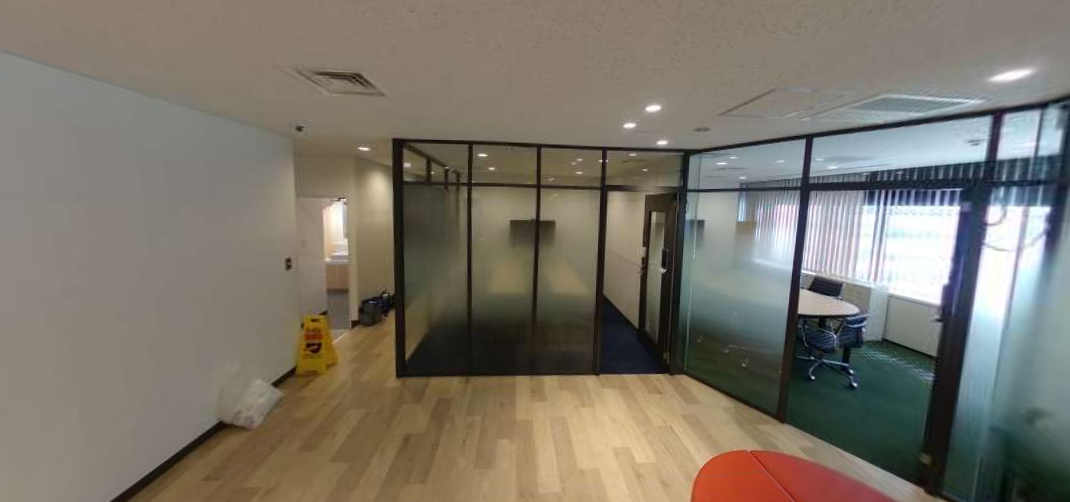
#> input picture img/set2_a.png, 1070 x 502 px
$ python canny.py
#> lines starting #> are read from the running program, lines starting #| are printed output that depends on the picture; after the words box and inside, x2 and y2 are one past the last pixel; in counts of white or black regions, pixels touching at a corner belong together
import cv2

# 画像をグレースケールで読み込む
gray_1 = cv2.imread("../img/set2_a.png", cv2.IMREAD_GRAYSCALE)
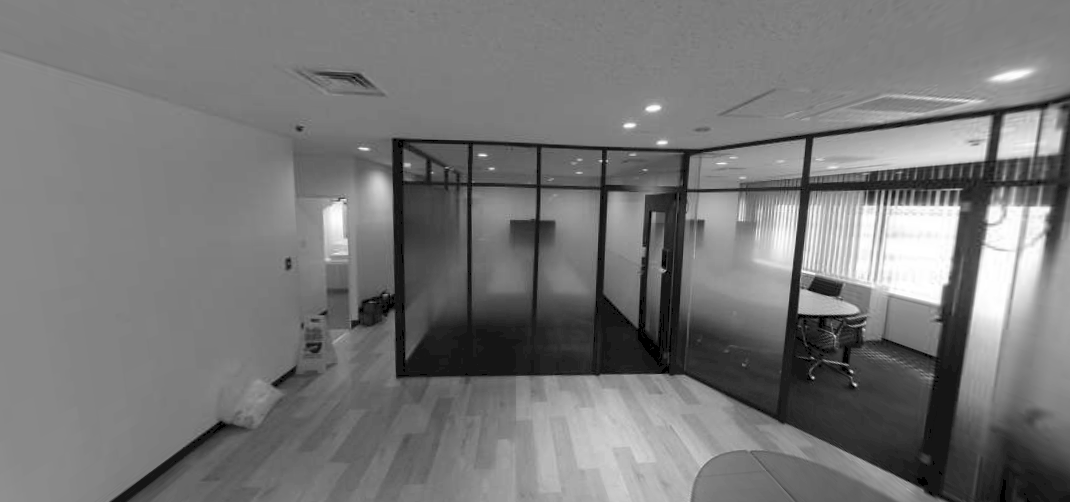
#> gray_1: shape (502, 1070); min 0, max 255, mean 118.4
# Cannyエッジ検出
edges = cv2.Canny(gray_1, threshold1=1, threshold2=80)
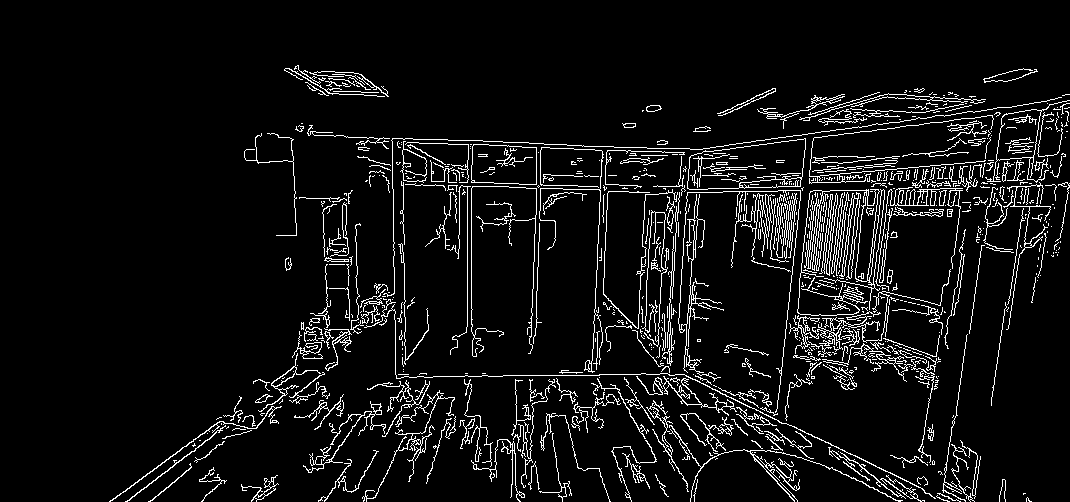
#> edges: shape (502, 1070); 6.8% white in thin lines or dots, all inside (x1, y1, x2, y2) = (109, 65, 1070, 502)
cv2.imwrite("blur_1.png", edges)


# [25 lines of commented-out code are left out]

$ run again, with img/color_1.png copied over img/set2_a.png
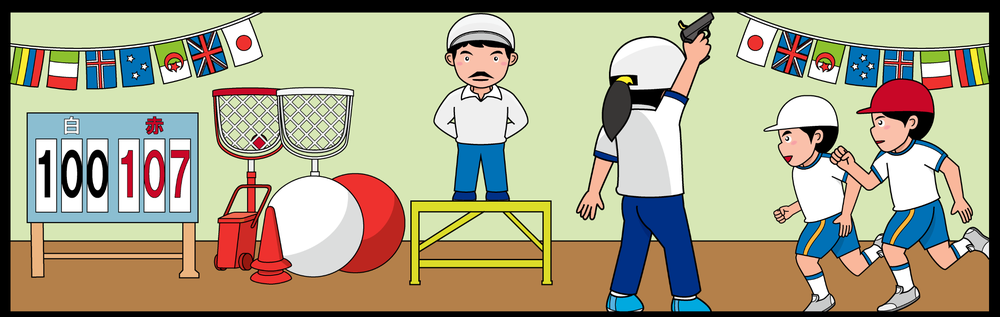
#> input picture img/color_1.png, 1000 x 317 px, shrunk from 2376 x 753 before the run
#> `gray_1 = cv2.imread("../img/set2_a.png", cv2.IMREAD_GRAYSCALE)`:
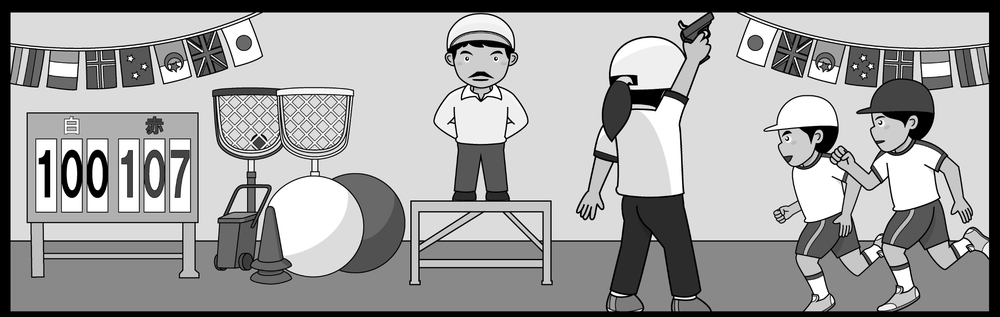
#> gray_1: shape (317, 1000); min 0, max 255, mean 160.6
#> `edges = cv2.Canny(gray_1, threshold1=1, threshold2=80)`:
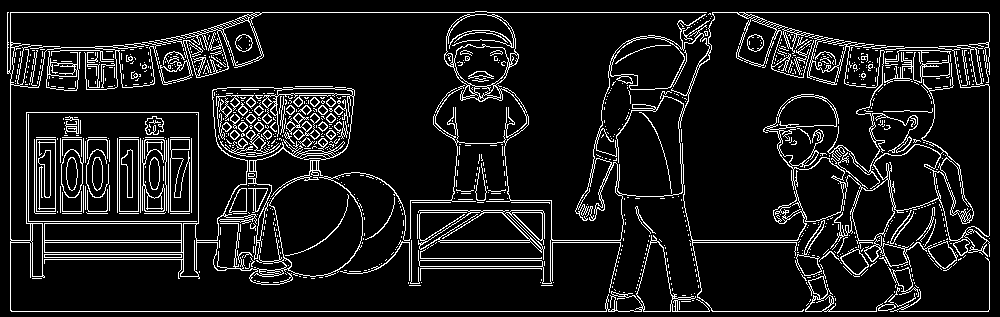
#> edges: shape (317, 1000); 10.3% white in thin lines or dots

$ run again, with img/color_2.png copied over img/set2_a.png
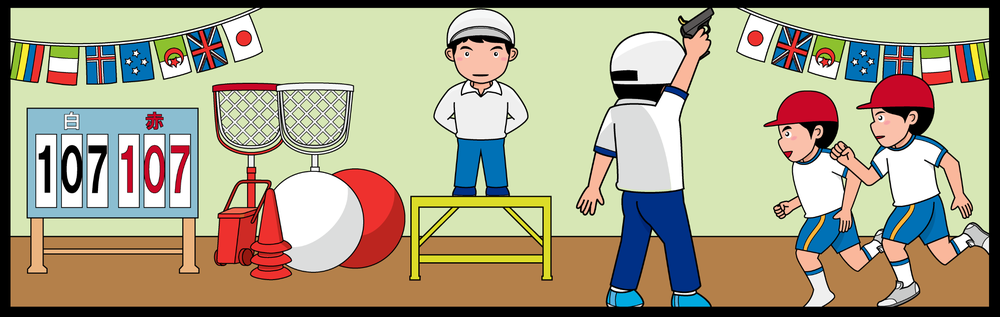
#> input picture img/color_2.png, 1000 x 317 px, shrunk from 2376 x 753 before the run
#> `gray_1 = cv2.imread("../img/set2_a.png", cv2.IMREAD_GRAYSCALE)`:
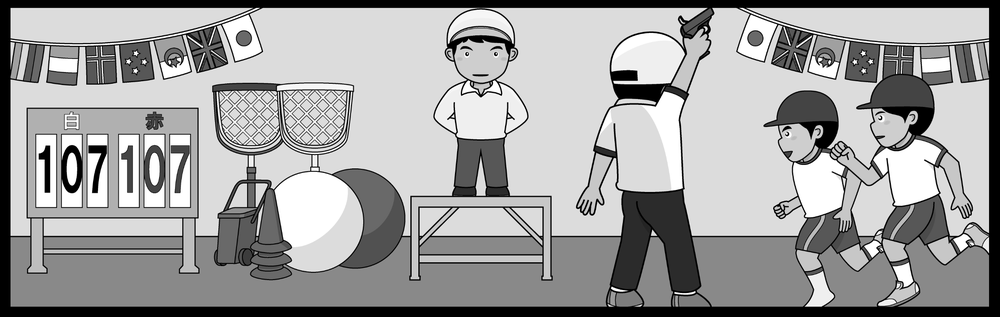
#> gray_1: shape (317, 1000); min 0, max 255, mean 160.2
#> `edges = cv2.Canny(gray_1, threshold1=1, threshold2=80)`:
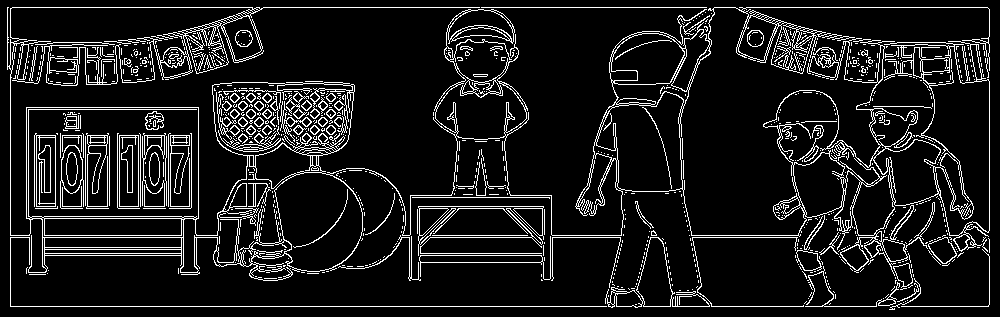
#> edges: shape (317, 1000); 10.2% white in thin lines or dots
